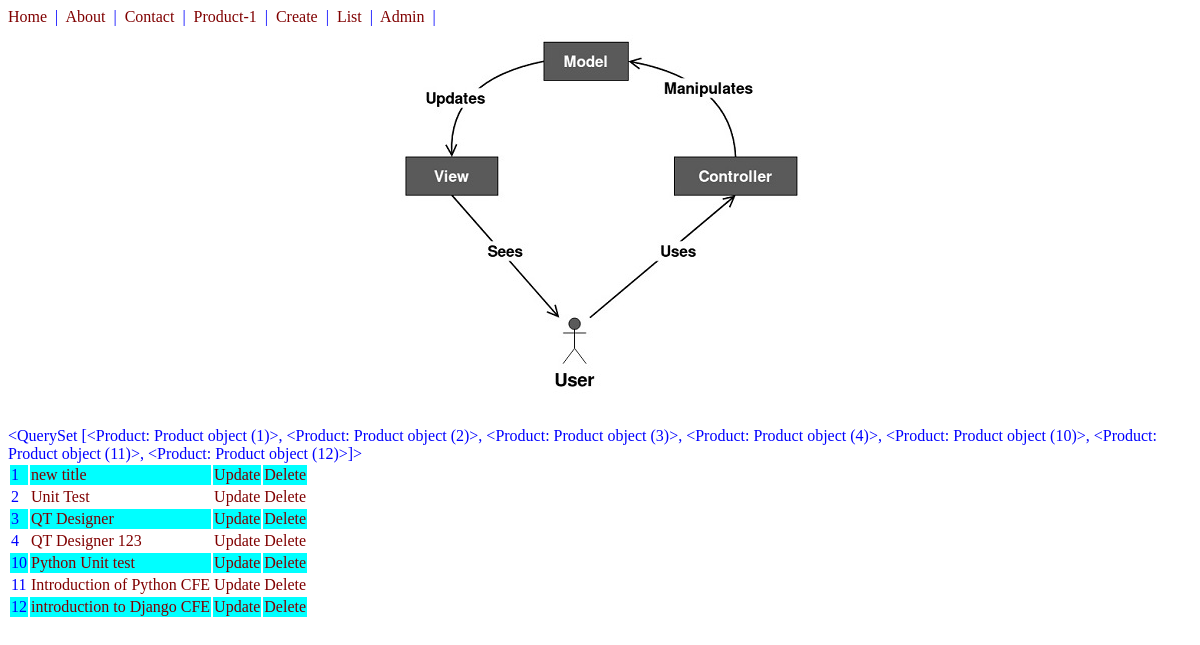
Before: /products/ with the older database file.
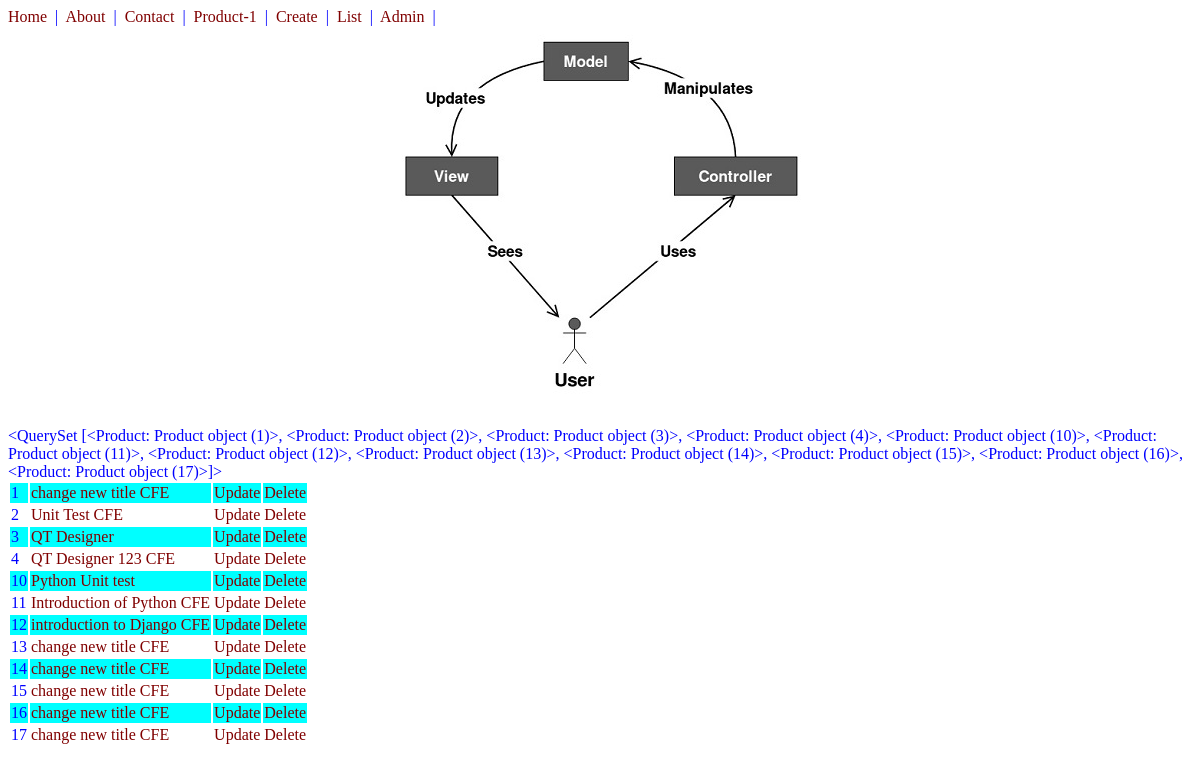
After: the same page with the newer database file.
### products/models.py (models this page shows)
class Product(models.Model):
    title = models.CharField(max_length=100)
    description = models.TextField(null=True)
    price = models.DecimalField(max_digits=10, decimal_places=2)
    def get_absolute_url(self):
        return reverse("products:product-detail", kwargs={'id':self.id}) # clean and easy way to make url dynamic
    def get_update_url(self):
        return reverse("products:product-update", kwargs={'id':self.id}) # clean and easy way to make url dynamic
    def get_delete_url(self):
        return reverse("products:product-delete", kwargs={'id':self.id}) # clean and easy way to make url dynamic

### products/views.py (the view)
# urls.py: path('', product_list_view, name='product-list'),
def product_list_view(request):
    queryset =  Product.objects.all()
    context = {
        "object_list":queryset
    }
    return render(request, "products/product_list.html", context)

### products/templates/products/product_list.html
{% extends 'base.html' %}
{% block content %}
{% load static %}
<div>
<center>
<img src="{% static 'images/mvc.jpg' %}">
</center>
</div>
<br/>
{{object_list}}
<table>
{% for prod in object_list %}
    {% cycle 'row1' 'row2' as rowcolors silent %}
    <tr class="{{ rowcolors }}">
        <td>{{prod.id}}</td>
        <td><a href='{{ prod.get_absolute_url }}'>{{prod.title}}</a></td>
        <td><a href='{{ prod.get_update_url }}'>Update</a></td>
        <td><a href='{{ prod.get_delete_url }}'>Delete</a></td>
    </tr>
{% endfor %}
</table>
{% endblock %}

### templates/base.html (shortened to what this page needs)
<!doctype html>
{% load static %}
<html>
    <head>
        <link href="{% static 'css/style.css' %}" rel="stylesheet">
    </head>
    <body>
        {% include 'navbar.html' %}
        {% block content %}{% endblock %}
    </body>
</html>

### templates/navbar.html
<nav>
<a href='/'>Home</a> &nbsp;|&nbsp;
<a href="/about">About</a> &nbsp;|&nbsp;
<a href="/contact">Contact</a> &nbsp;|&nbsp;
<a href="/products/product">Product-1</a> &nbsp;|&nbsp;
<a href="/products/create">Create</a> &nbsp;|&nbsp;
<a href="/products">List</a> &nbsp;|&nbsp;
<a href="/admin">Admin</a> &nbsp;|&nbsp;
</nav>

### static/css/style.css (style rules this page uses)
a:link { color:maroon; text-decoration: none; }
body { color: blue }
.row1 { background-color:aqua; }

Changed rows visible on the page:
changed Product: id "…(11)>, <Product: Product object (12)>]>" → "…(11)>, <Product: Product object (12)>, <Product: Product object (13)>, <Product: Product object (14)>, <Product: Product object (15)>, <Product: Product object (16)>, <Product: Product object (17)>]>"; title "new title" → "change new title CFE"
changed Product id 2: title "Unit Test" → "Unit Test CFE"
changed Product id 4: title "QT Designer 123" → "QT Designer 123 CFE"
added Product: id "13", title "change new title CFE"
added Product: id "14", title "change new title CFE"
added Product: id "15", title "change new title CFE"
added Product: id "16", title "change new title CFE"
added Product: id "17", title "change new title CFE"
